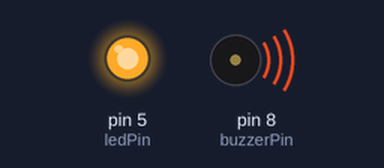
This sketch was run on a simulated Arduino Uno, built with avr-gcc and run on an emulated ATmega328P. Shown: output pins drawn as LEDs (lit = HIGH), buzzer (waves = sounding).

Above: at 1.1 s.
At 13.9 s:
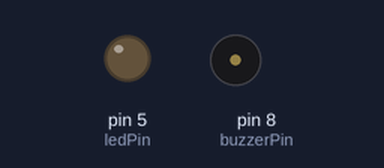
Timing chart, 0 to 17.1 s (numbered marks = the images above):
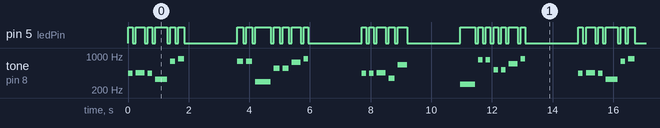

The sketch:

SPD-arduino-05-001.ino
```cpp
const int c = 261;
const int d = 294;
const int e = 329;
const int f = 349;
const int g = 391;
const int gS = 415;
const int a = 440;
const int aS = 455;
const int b = 466;
const int cH = 523;
const int cSH = 554;
const int dH = 587;
const int dSH = 622;
const int eH = 659;
const int fH = 698;
const int fSH = 740;
const int gH = 784;
const int gSH = 830;
const int aH = 880;
const int buzzerPin = 8;
const int ledPin = 5;
int counter = 0;

void setup()
{
  pinMode(buzzerPin, OUTPUT);
  pinMode(ledPin, OUTPUT);
}

void loop()
{
  firstSection();
  delay (650);
  secondSection();
  delay(650);
 }

void beep(int note, int duration)
{
  tone(buzzerPin, note, duration);
  if(counter % 2 == 0)
  {
    digitalWrite(ledPin, HIGH);
    delay(duration);
    digitalWrite(ledPin, LOW);
  }
  noTone(buzzerPin);
  delay(50);
  counter++;
 }

void firstSection()
{
  beep (a, 150);
  beep (a, 150);
  beep (aS, 300);
  beep (a, 150);
  beep (a, 150);
  beep (aS, 300);
  beep (e, 400);
  beep (f, 200);
  beep (gH, 150);
  beep (eH, 300);
  beep (aH, 200);
  delay (1000);
}

void secondSection()
{
beep(c, 500);
beep(gH, 200);
beep(gSH, 150);
beep(gH, 200);
beep(gSH, 150);
beep(d, 500);
beep(cH, 150);
beep(cSH, 200);
beep(cH, 150);
beep(cSH, 200);
beep(fH, 300);
beep(fSH, 300);
beep(aH, 150);
beep(aH, 150);
delay(1000);
}
```

Measured:
- by itself, pin 5 (ledPin): moves between LOW and HIGH, repeating every 14.9 s
- by itself, tone on pin 8 (buzzerPin): plays 440 Hz for 0.15 s, 455 Hz for 0.30 s, 440 Hz for 0.15 s, 329 Hz for 0.40 s, 784 Hz for 0.15 s, 880 Hz for 0.20 s … (219 notes in this stretch)
